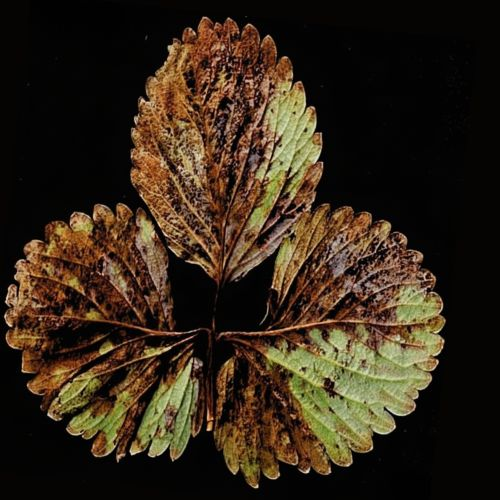
#> input picture 1.jpg, 500 x 500 px; its folder holds only this picture in this run
$ python -i logic.py   (imports and definitions only)   (older library calls are emulated)
#> lines starting #> are read from the running program, lines starting #| are printed output that depends on the picture; after the words box and inside, x2 and y2 are one past the last pixel; in counts of white or black regions, pixels touching at a corner belong together

import cv2
import numpy as np
from scipy.ndimage import generic_filter

class ImageProcessor:
    """
    Lógica de procesamiento de imágenes para la aplicación Mini Reto PDI.
    Proporciona métodos para aplicar filtros, ajustes de brillo, segmentación
    y análisis avanzado de hojas en imágenes.
    """

    # --- 1. FILTROS GENERALES (Sin cambios) ---
    # [128 lines left out: functions apply_filters, apply_brightness, apply_segmentation, remove_background_hsv, not called in this run]

    # --- 3. PROYECTO OBJETIVO (AJUSTADO PARA DETECTAR MÁS HOJAS Y MENOS SUELO) ---
    @staticmethod
    def advanced_leaf_analysis(img, min_area=300):
        # 1. Preprocesamiento
#> called with min_area = 300
        blur = cv2.GaussianBlur(img, (5, 5), 0)
        hsv = cv2.cvtColor(blur, cv2.COLOR_RGB2HSV)
#> hsv: shape (500, 500, 3); mean H, S, V 18, 109.1, 53.7

        # 2. MÁSCARAS AJUSTADAS (EL TRUCO ESTÁ EN EL 'VALUE' O BRILLO)

        # Máscara A: Hojas Verdes (Sanas)
        # H: 30-90, S: 40-255, V: 40-255
        lower_green = np.array([30, 40, 40])
        upper_green = np.array([90, 255, 255])
        mask_green = cv2.inRange(hsv, lower_green, upper_green)
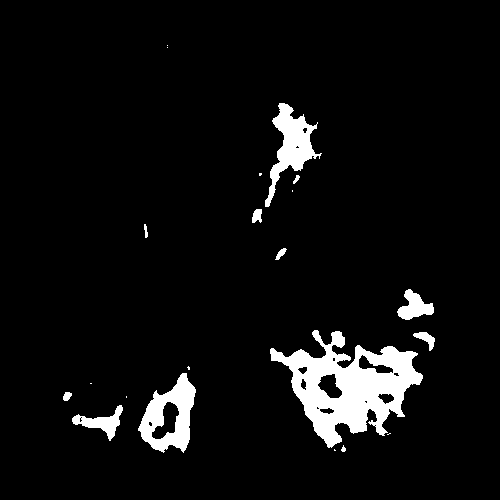
#> mask_green: shape (500, 500); 5.7% white; 21 white regions (9 under 20 px), largest, box (x1, y1, x2, y2) and area: (270, 330, 423, 448) 8095, (138, 373, 196, 453) 2323, (265, 103, 322, 207) 2072

        # Máscara B: Hojas Marrones/Amarillas (Enfermas)
        # CRÍTICO: El suelo es Hue 10-20 pero Value < 60. Las hojas son Value > 60.
        # Subimos el mínimo de 'Value' a 60 para ignorar el suelo oscuro.
        # Subimos el mínimo de 'Saturation' a 50 para ignorar el suelo grisáceo.
        lower_brown = np.array([5, 50, 60])
        upper_brown = np.array([30, 255, 255])
        mask_brown = cv2.inRange(hsv, lower_brown, upper_brown)
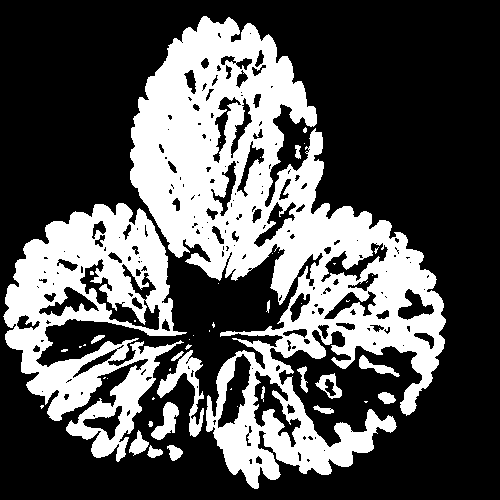
#> mask_brown: shape (500, 500); 33.2% white; 49 white regions (30 under 20 px), largest, box (x1, y1, x2, y2) and area: (130, 16, 446, 489) 57970, (3, 203, 187, 462) 21449, (157, 350, 204, 437) 1183

        # Combinamos las dos máscaras
        mask_combined = cv2.bitwise_or(mask_green, mask_brown)
#> mask_combined: shape (500, 500); 38.3% white; 33 white regions (25 under 20 px), largest, box (x1, y1, x2, y2) and area: (130, 16, 446, 489) 68997, (3, 203, 187, 462) 22035, (129, 350, 204, 461) 4472

        # 3. Limpieza Morfológica
        kernel_clean = cv2.getStructuringElement(cv2.MORPH_ELLIPSE, (3,3))
        opening = cv2.morphologyEx(mask_combined, cv2.MORPH_OPEN, kernel_clean, iterations=1)
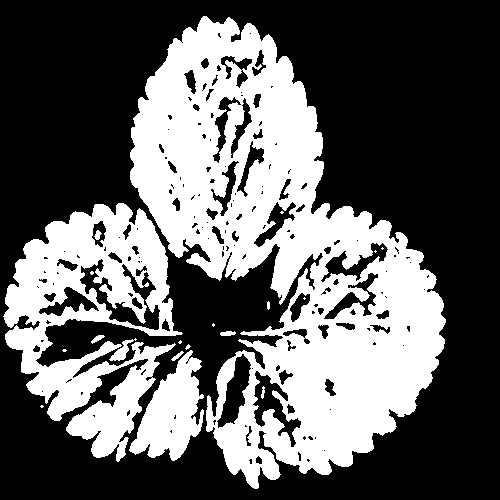
#> opening: shape (500, 500); 38.1% white; 20 white regions (10 under 20 px), largest, box (x1, y1, x2, y2) and area: (130, 16, 446, 489) 68637, (3, 203, 183, 462) 21605, (129, 350, 204, 461) 4440

        # 4. EROSIÓN SUAVE (MENOS AGRESIVA PARA NO BORRAR HOJAS PEQUEÑAS)
        kernel_erosion = np.ones((3,3), np.uint8) # Kernel más pequeño
        eroded_mask = cv2.erode(opening, kernel_erosion, iterations=3)
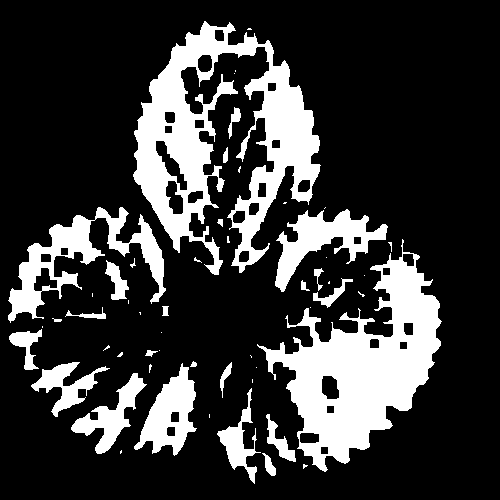
#> eroded_mask: shape (500, 500); 22% white; 54 white regions (29 under 20 px), largest, box (x1, y1, x2, y2) and area: (133, 21, 321, 275) 18798, (257, 239, 442, 472) 17085, (8, 207, 166, 323) 5306

        # 5. Análisis de Conectividad (Vecindad 8)
        num_labels, labels, stats, centroids = cv2.connectedComponentsWithStats(eroded_mask, connectivity=8)
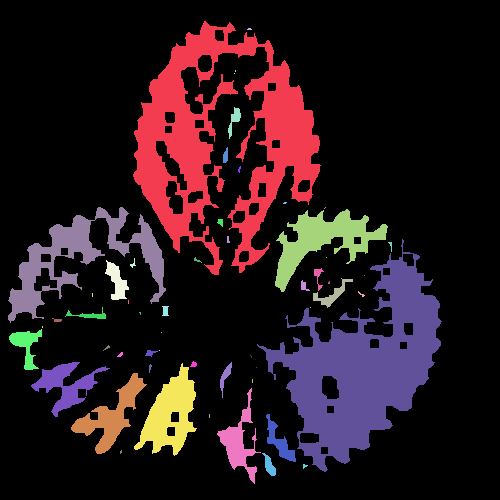
#> labels: shape (500, 500) int32; 55 distinct labels, from 0 to 54; one colour per label, 0 black
#> num_labels = 55; stats = 55 rows, first 6: [0, 0, 500, 500, 194969], [133, 21, 188, 254, 18798], [247, 28, 5, 2, 8], [235, 70, 1, 2, 2], [234, 73, 1, 1, 1], [228, 107, 13, 32, 159]; centroids = 55 pairs, first value 25.79 to 390.4, second value 28.62 to 465.6

        output_img = img.copy()
        leaf_data = []
        count_healthy = 0
        count_bad = 0
        final_mask_for_hist = np.zeros_like(mask_combined)

        # Empezamos desde 1 para ignorar el fondo (0)
        for i in range(1, num_labels):
            area = stats[i, cv2.CC_STAT_AREA]
            # Si el núcleo erosionado es muy pequeño, lo ignoramos
            if area < (min_area / 3): continue

            x = stats[i, cv2.CC_STAT_LEFT]
            y = stats[i, cv2.CC_STAT_TOP]
            w = stats[i, cv2.CC_STAT_WIDTH]
            h = stats[i, cv2.CC_STAT_HEIGHT]

            # Reconstruimos la hoja un poco (Dilatación local para recuperar tamaño real)
            # Esto es visual, usamos el núcleo para contar pero queremos ver la hoja entera
            leaf_mask_local = np.zeros_like(mask_combined)
            leaf_mask_local[labels == i] = 255
            # Dilatamos la máscara local para recuperar el área perdida por la erosión
            leaf_mask_local = cv2.dilate(leaf_mask_local, kernel_erosion, iterations=3)

            # Recalculamos área real aproximada
            contours, _ = cv2.findContours(leaf_mask_local, cv2.RETR_EXTERNAL, cv2.CHAIN_APPROX_SIMPLE)
            real_area = cv2.contourArea(contours[0]) if contours else area

            # Análisis de color en la zona
            mean_color = cv2.mean(hsv, mask=leaf_mask_local)
            hue_val = mean_color[0]
            sat_val = mean_color[1]
            val_val = mean_color[2]

            # FILTRO DE SEGURIDAD CONTRA TIERRA
            # Si es marrón (hue < 30) pero muy oscuro (val < 55) o muy gris (sat < 40), es tierra -> IGNORAR
            if hue_val < 35 and (val_val < 55 or sat_val < 40):
                continue

            # Clasificación
            status = "Sana"
            color_box = (0, 255, 0) # Verde
            reason = "Ok"

            if hue_val < 35 or hue_val > 100:
                status = "Dañada"
                reason = "Color Irreg."
                color_box = (255, 0, 0)
                count_bad += 1
            else:
                count_healthy += 1
                final_mask_for_hist = cv2.bitwise_or(final_mask_for_hist, leaf_mask_local)

            # Dibujamos
            cv2.rectangle(output_img, (x, y), (x+w, y+h), color_box, 2)
            cv2.putText(output_img, f"{i}", (x, y - 5), cv2.FONT_HERSHEY_SIMPLEX, 0.5, color_box, 1)

            leaf_data.append({
                "id": i,
                "status": status,
                "reason": reason,
                "hue": int(hue_val),
                "area": int(real_area)
            })
#> this loop made 54 passes
#> (area, x, y, w, h, real_area, mean_color, hue_val) on passes 1, 5, 9, 11, 14, 19, 22, 28, 34, 42: (18798, 133, 21, 188, 254, 29781, (14.77, 143.4, 130.6, 0), 14.77), (159, 228, 107, 13, 32, 415.5, (9.52, 122.3, 109.8, 0), 9.52), (5306, 8, 207, 158, 116, 9092, (12.89, 157.7, 123.8, 0), 12.89), (3426, 275, 209, 113, 83, 5194, (14.43, 137.9, 129, 0), 14.43), (17085, 257, 239, 185, 233, 22318, (23.87, 120.1, 137.7, 0), 23.87), (457, 105, 260, 24, 40, 850.5, (11.29, 137.7, 117.3, 0), 11.29), (307, 313, 278, 40, 30, 732.5, (10.19, 143, 113.3, 0), 10.19), (153, 65, 307, 41, 12, 492.5, (13.1, 182.8, 106.1, 0), 13.1), (564, 9, 329, 33, 41, 1056.5, (12.97, 179.4, 113.6, 0), 12.97), (1462, 31, 362, 79, 55, 2613, (17.8, 164, 122.8, 0), 17.8)
#> area on passes 6, 12, 18, 20, 23, 29: 60, 32, 21, 83, 50, 54
#> final_mask_for_hist: shape (500, 500); every value is 0
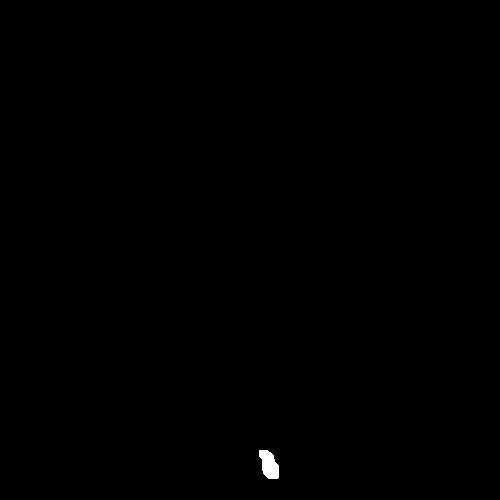
#> leaf_mask_local: shape (500, 500); 0.17% white; 1 white region, box (x1, y1, x2, y2) and area: (259, 450, 279, 479) 413
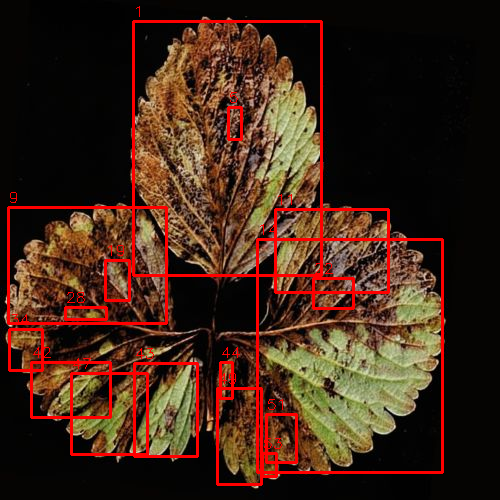
#> output_img: shape (500, 500, 3); mean R, G, B 64.3, 37.7, 23.7
#> after the loop, count_bad = 16; count_healthy = 0; leaf_data = 16 items

        # Estadísticas
        total = count_healthy + count_bad
#> total = 16
        error_pct = (count_bad / total * 100) if total > 0 else 0
#> error_pct = 100

        global_stats = {
            "total": total,
            "healthy": count_healthy,
            "bad": count_bad,
            "error_pct": round(error_pct, 2),
            "details": leaf_data
        }

        hist_hue = cv2.calcHist([hsv], [0], final_mask_for_hist, [180], [0, 180])
#> hist_hue = 180 values from 0 to 0
        steps = [img, cv2.cvtColor(opening, cv2.COLOR_GRAY2RGB), cv2.cvtColor(eroded_mask, cv2.COLOR_GRAY2RGB), output_img]

        return output_img, steps, global_stats, hist_hue

>>> import cv2
>>> picture = cv2.cvtColor(cv2.imread('../1.jpg'), cv2.COLOR_BGR2RGB)
>>> result = ImageProcessor().advanced_leaf_analysis(picture)
